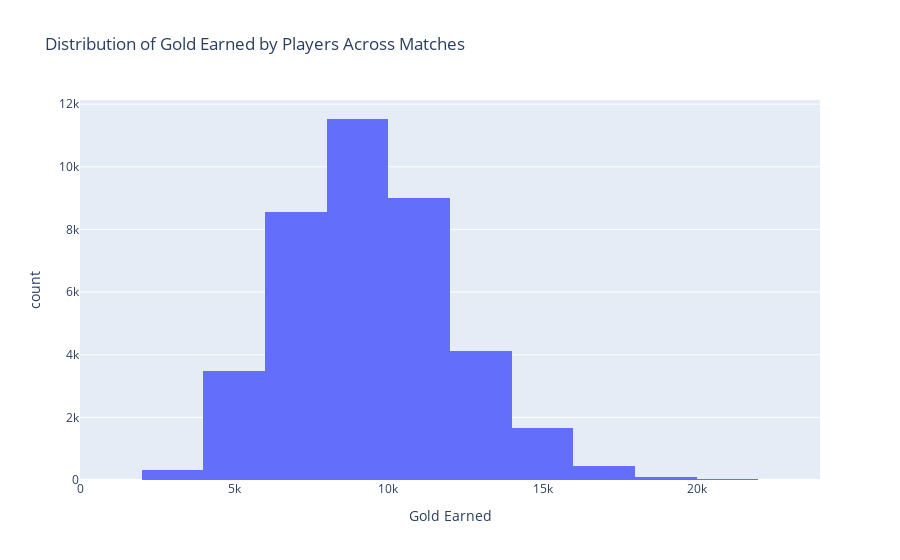

Notebook code for this chart:
### Markdown cell above
## Univariate Analysis

### Code cell
fig = px.histogram(game, x= 'earnedgold', nbins= 15,
                  title= 'Distribution of Gold Earned by Players Across Matches', 
                  labels = {'earnedgold': 'Gold Earned'})
fig.show()
fig.write_image("gold_distribution_plot.png")

### Figure 1 — Plotly figure (JSON) as saved in the notebook; plotly's stock layout.template omitted (floating-point values rounded to 4 significant figures; data arrays with more than 128 entries replaced by an {"elided": "..."} marker saying what was removed)
{"data": [{"bingroup": "x", "hovertemplate": "Gold Earned=%{x}<br>count=%{y}<extra></extra>", "legendgroup": "", "marker": {"color": "#636efa", "pattern": {"shape": ""}}, "name": "", "nbinsx": 15, "orientation": "v", "showlegend": false, "type": "histogram", "x": {"elided": "39216 int values"}, "xaxis": "x", "yaxis": "y"}], "layout": {"autosize": true, "barmode": "relative", "legend": {"tracegroupgap": 0}, "title": {"text": "Distribution of Gold Earned by Players Across Matches"}, "xaxis": {"anchor": "y", "autorange": true, "domain": [0, 1], "range": [-0.5, 24000.0], "title": {"text": "Gold Earned"}, "type": "linear"}, "yaxis": {"anchor": "x", "autorange": true, "domain": [0, 1], "range": [0, 12130.0], "title": {"text": "count"}}}}
